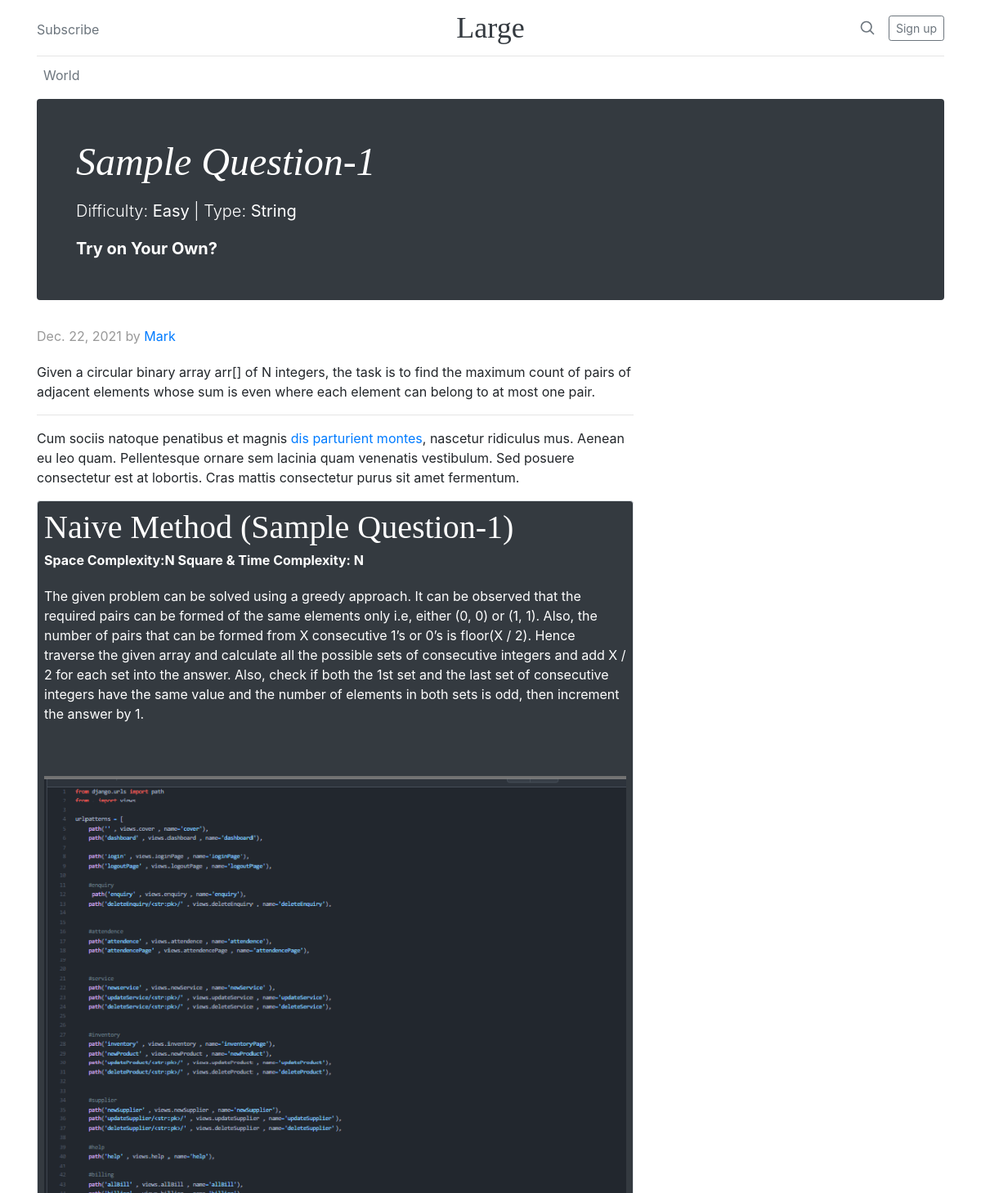
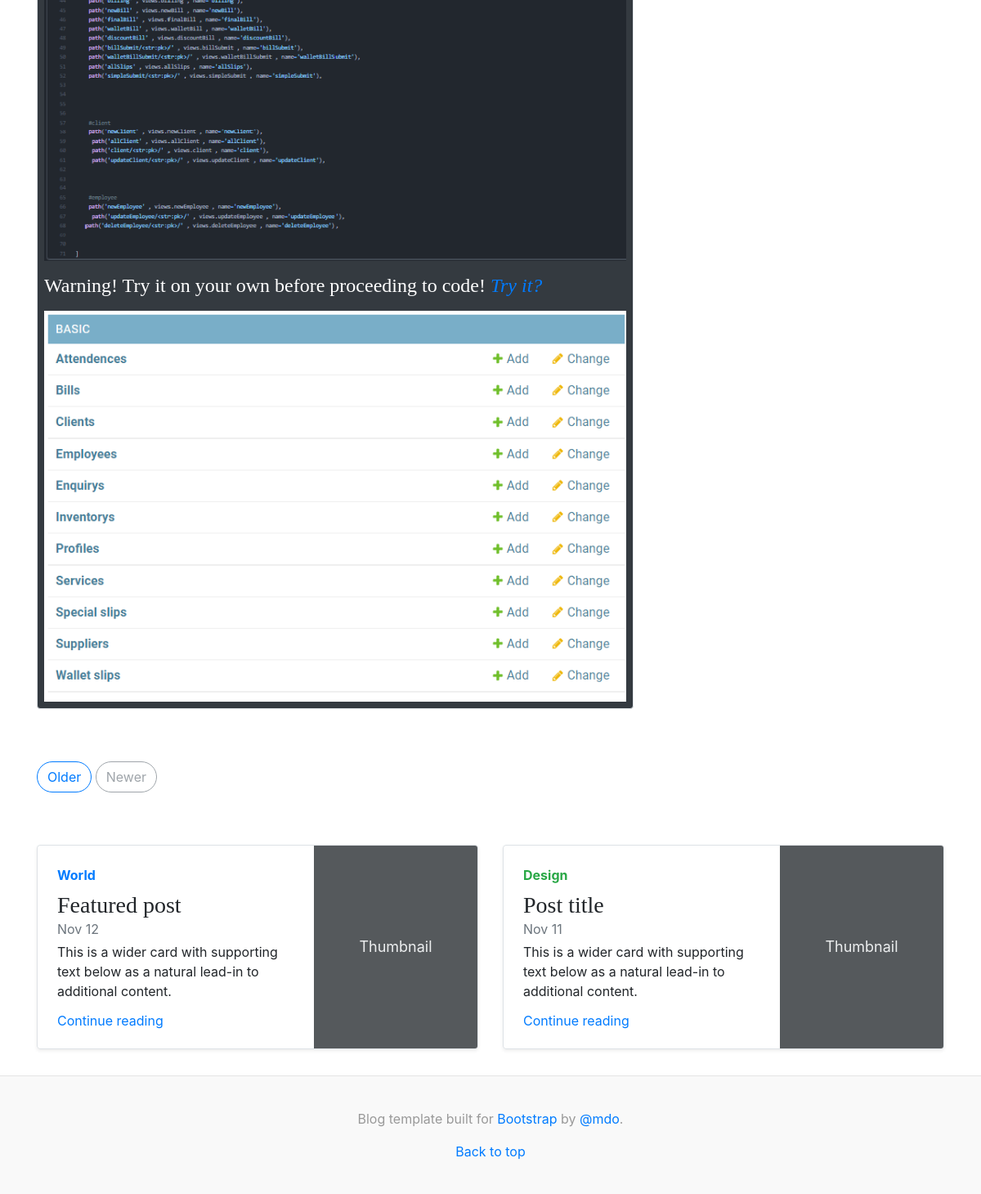
The page /question_detail/1 on the database its author committed (2 pictures, top to bottom).
### basic/models.py (models this page shows)
class Question(models.Model):
    ques = models.CharField(max_length=1000)
    first_statement = models.TextField(blank=True)
    methods = models.ManyToManyField(Method , blank=True , related_name='questions_methods')
    company = models.ManyToManyField(Company , blank=True)
    typeOf = models.ForeignKey(Type , blank=True , null=True, on_delete=models.CASCADE)
    difficulty = models.ForeignKey(Difficulty , blank=True , null=True, on_delete=models.CASCADE)
    date = models.DateField(auto_now_add=True)
    def __str__(self):
        return self.ques

class Difficulty(models.Model):
    string = models.CharField(max_length=100)
    img = models.ImageField(null=True, blank=True)
    def __str__(self):
        return self.string

class Type(models.Model):
    string = models.CharField(max_length=1000)
    img = models.ImageField(null=True, blank=True)
    def __str__(self):
        return self.string

class Method(models.Model):
    name = models.CharField(max_length=100)
    space = models.CharField(max_length=100)
    time = models.CharField(max_length=100)
    question = models.ForeignKey('Question' ,blank=True,null=True, on_delete=models.CASCADE , related_name='questions_method')
    statement = models.TextField(blank=True)
    algo = models.ImageField(null=True , blank=True)
    code = models.ImageField(null=True, blank=True)

### basic/views.py (the view)
# urls.py: path('question_detail/<str:pk>', views.question_detail , name='question_detail')
def question_detail(request, pk):
    ques = Question.objects.get(id=pk)
    methods = Method.objects.filter(question = ques)
    context = {
        'ques':ques,
        'methods': methods
    }
    return render(request , 'question_detail.html', context)

### templates/question_detail.html (shortened to what this page needs)
<!doctype html>
<html lang="en">
  <head>
{% load static %}
<link href="{% static 'dist/css/bootstrap.min.css'%}" rel="stylesheet">
    <link href="{% static 'blog.css'%}" rel="stylesheet">
  </head>
  <body>
    <div class="container">
  <header class="blog-header py-3">
    <div class="row flex-nowrap justify-content-between align-items-center">
      <div class="col-4 pt-1">
        <a class="text-muted" href="#">Subscribe</a>
      </div>
      <div class="col-4 text-center">
        <a class="blog-header-logo text-dark" href="{% url 'index'  %}">Large</a>
      </div>
      <div class="col-4 d-flex justify-content-end align-items-center">
        <a class="text-muted" href="#" aria-label="Search">
          <svg xmlns="http://www.w3.org/2000/svg" width="20" height="20" fill="none" stroke="currentColor" stroke-linecap="round" stroke-linejoin="round" stroke-width="2" class="mx-3" role="img" viewBox="0 0 24 24" focusable="false"><title>Search</title><circle cx="10.5" cy="10.5" r="7.5"/><path d="M21 21l-5.2-5.2"/></svg>
        </a>
        <a class="btn btn-sm btn-outline-secondary" href="#">Sign up</a>
      </div>
    </div>
  </header>
  <div class="nav-scroller py-1 mb-2">
    <nav class="nav d-flex justify-content-between">
      <a class="p-2 text-muted" href="#">World</a>
    </nav>
  </div>
  <div class="jumbotron p-4 p-md-5 text-white rounded bg-dark">
    <div class="col-md-6 px-0">
      <h1 class="display-4 font-italic">{{ques}}</h1>
      <p class="lead my-3">Difficulty: <strong>{{ques.difficulty}}</strong> | Type: <strong>{{ques.typeOf}}</strong></p>
      <p class="lead mb-0"><a href="#" class="text-white font-weight-bold">Try on Your Own?</a></p>
    </div>
  </div>
</div>
<main role="main" class="container">
  <div class="row">
    <div class="col-md-8 blog-main">
      <div class="blog-post">
        <p class="blog-post-meta">{{ques.date}} by <a href="#">Mark</a></p>
        <p>{{ques.first_statement}}</p>
        <hr>
        <p>Cum sociis natoque penatibus et magnis <a href="#">dis parturient montes</a>, nascetur ridiculus mus. Aenean eu leo quam. Pellentesque ornare sem lacinia quam venenatis vestibulum. Sed posuere consectetur est at lobortis. Cras mattis consectetur purus sit amet fermentum.</p>
        {% for i in methods %}
            <div class="blog-post border rounded p-2 bg-dark">
                <h2 class="blog-post-title text-white">{{i.name}}</h2>
                <p class="blog-post-meta text-white"> <strong>Space Complexity:{{i.space}} & Time Complexity: {{i.time}}</strong></p>
                <p class='text-white'>{{i.statement}}</p>
                <img class='img-fluid mt-5' src = {{i.algo.url}} />
                <h4 class='mt-3 text-white'>Warning! Try it on your own before proceeding to code! <a href=""><i>Try it?</i></a></h4>
                <img class='img-fluid mt-2' src = {{i.code.url}} />
             </div>
            <nav class="blog-pagination">
                <a class="btn btn-outline-primary" href="#">Older</a>
                <a class="btn btn-outline-secondary disabled" href="#" tabindex="-1" aria-disabled="true">Newer</a>
            </nav>
            </div>
        {% endfor %}
    </div>
    </div>
  <div class="row mb-2">
    <div class="col-md-6">
      <div class="row no-gutters border rounded overflow-hidden flex-md-row mb-4 shadow-sm h-md-250 position-relative">
        <div class="col p-4 d-flex flex-column position-static">
          <strong class="d-inline-block mb-2 text-primary">World</strong>
          <h3 class="mb-0">Featured post</h3>
          <div class="mb-1 text-muted">Nov 12</div>
          <p class="card-text mb-auto">This is a wider card with supporting text below as a natural lead-in to additional content.</p>
          <a href="#" class="stretched-link">Continue reading</a>
        </div>
        <div class="col-auto d-none d-lg-block">
          <svg class="bd-placeholder-img" width="200" height="250" xmlns="http://www.w3.org/2000/svg" preserveAspectRatio="xMidYMid slice" focusable="false" role="img" aria-label="Placeholder: Thumbnail"><title>Placeholder</title><rect width="100%" height="100%" fill="#55595c"/><text x="50%" y="50%" fill="#eceeef" dy=".3em">Thumbnail</text></svg>
        </div>
      </div>
    </div>
    <div class="col-md-6">
      <div class="row no-gutters border rounded overflow-hidden flex-md-row mb-4 shadow-sm h-md-250 position-relative">
        <div class="col p-4 d-flex flex-column position-static">
          <strong class="d-inline-block mb-2 text-success">Design</strong>
          <h3 class="mb-0">Post title</h3>
          <div class="mb-1 text-muted">Nov 11</div>
          <p class="mb-auto">This is a wider card with supporting text below as a natural lead-in to additional content.</p>
          <a href="#" class="stretched-link">Continue reading</a>
        </div>
        <div class="col-auto d-none d-lg-block">
          <svg class="bd-placeholder-img" width="200" height="250" xmlns="http://www.w3.org/2000/svg" preserveAspectRatio="xMidYMid slice" focusable="false" role="img" aria-label="Placeholder: Thumbnail"><title>Placeholder</title><rect width="100%" height="100%" fill="#55595c"/><text x="50%" y="50%" fill="#eceeef" dy=".3em">Thumbnail</text></svg>
        </div>
      </div>
    </div>
  </div>
</main>
<footer class="blog-footer">
  <p>Blog template built for <a href="https://getbootstrap.com/">Bootstrap</a> by <a href="https://twitter.com/mdo">@mdo</a>.</p>
  <p>
    <a href="#">Back to top</a>
  </p>
</footer>
</body>
</html>

### static/blog.css (style rules this page uses)
.blog-header { line-height: 1; border-bottom: 1px solid #e5e5e5; }
.blog-header-logo { font-family: "Playfair Display", Georgia, "Times New Roman", serif; font-size: 2.25rem; }
h1, h2, h3, h4, h5, h6 { font-family: "Playfair Display", Georgia, "Times New Roman", serif; }
.display-4 { font-size: 2.5rem; }
@media (min-width: 768px) { .display-4 { font-size: 3rem; } }
.nav-scroller { position: relative; z-index: 2; height: 2.75rem; overflow-y: hidden; }
.nav-scroller .nav { display: -ms-flexbox; display: flex; -ms-flex-wrap: nowrap; flex-wrap: nowrap; padding-bottom: 1rem; margin-top: -1px; overflow-x: auto; text-align: center; white-space: nowrap; -webkit-overflow-scrolling: touch; }
@media (min-width: 768px) { .h-md-250 { height: 250px; } }
.blog-pagination { margin-bottom: 4rem; }
.blog-pagination > .btn { border-radius: 2rem; }
.blog-post { margin-bottom: 4rem; }
.blog-post-title { margin-bottom: .25rem; font-size: 2.5rem; }
.blog-post-meta { margin-bottom: 1.25rem; color: #999; }
.blog-footer { padding: 2.5rem 0; color: #999; text-align: center; background-color: #f9f9f9; border-top: .05rem solid #e5e5e5; }
.blog-footer p:last-child { margin-bottom: 0; }

### templates/question_detail.html (style rules this page uses)
.bd-placeholder-img { font-size: 1.125rem; text-anchor: middle; -webkit-user-select: none; -moz-user-select: none; -ms-user-select: none; user-select: none; }

### rows shown on the page
Question: ques "Sample Question-1", difficulty "Easy", typeOf "String", date "Dec. 22, 2021", first_statement "Given a circular binary array arr[] of N integers, the task is to find the maximum count of pairs of adjacent elements whose sum is even where each element can belong to at most one pair."
Method: name "Naive Method (Sample Question-1)", space "N Square", time "N", statement "The given problem can be solved using a greedy approach. It can be observed that the required pairs can be formed of the same elements only i.e, either (0, 0) or (1, 1). Also, the number of pairs that can be formed from X consecutive 1’s or 0’s is floor(X / 2). Hence traverse the given array and calculate all the possible sets of consecutive integers and add X / 2 for each set into the answer. Also, check if both the 1st set and the last set of consecutive integers have the same value and the number of elements in both sets is odd, then increment the answer by 1.", algo (picture), code (picture)
